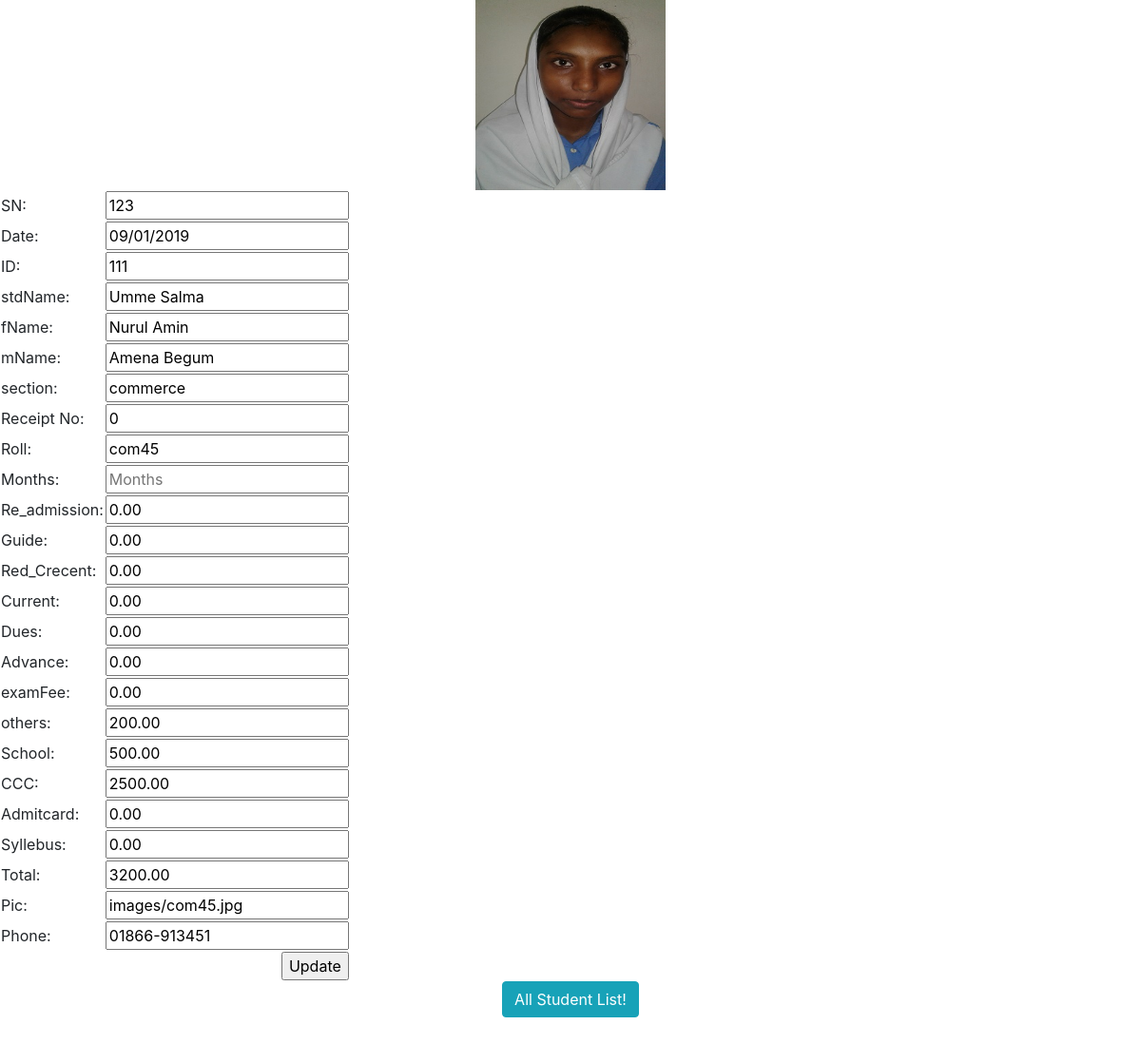
The page /edit.php?SN=123 on the database as committed earlier.
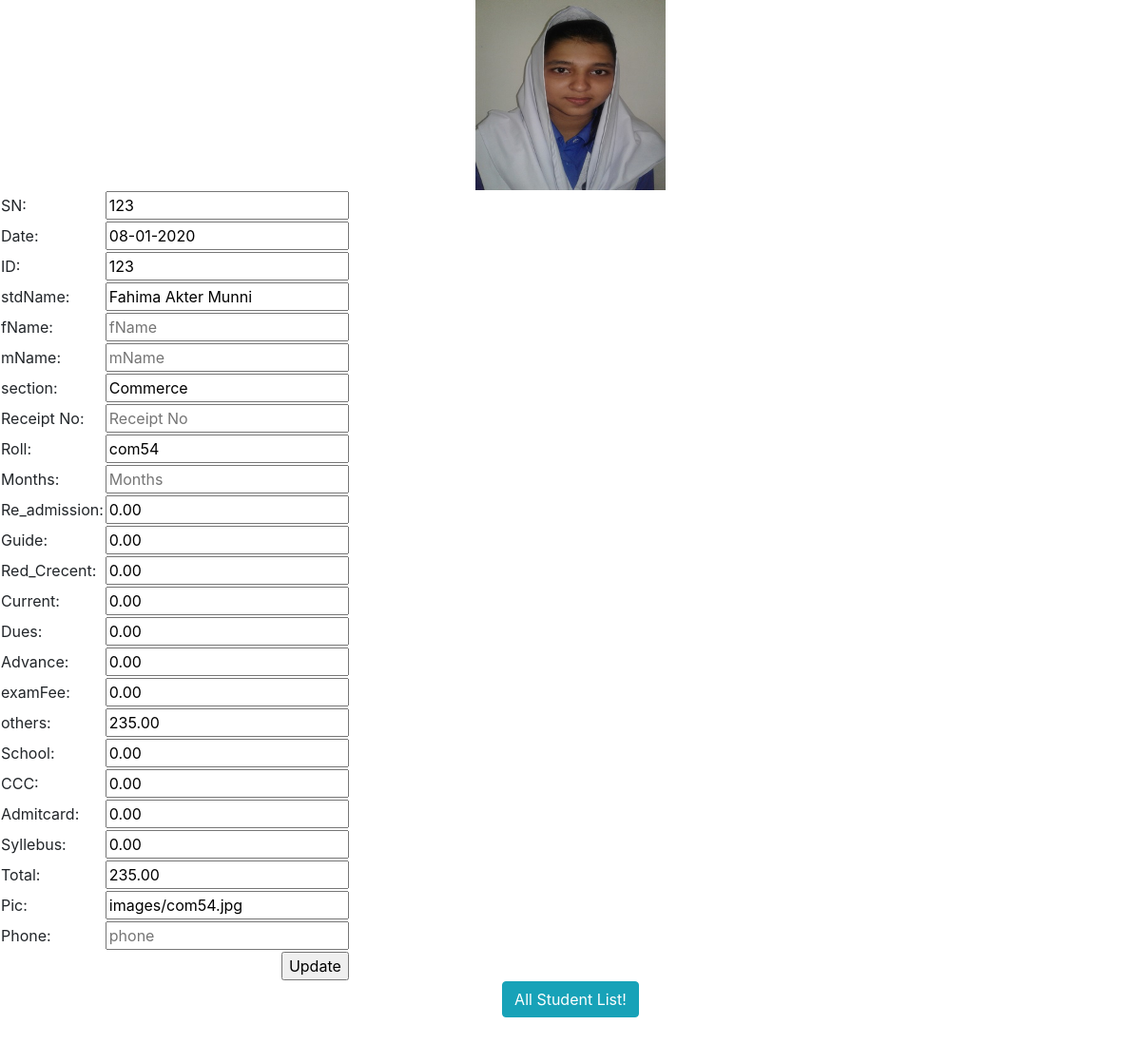
The same page on the database as committed later.
### tables this page shows
CREATE TABLE `stdsalary` (
  `SN` int(11) NOT NULL,
  `date` varchar(15) NOT NULL,
  `id` int(11) DEFAULT NULL,
  `stdName` varchar(30) DEFAULT NULL,
  `fName` varchar(30) NOT NULL,
  `mName` varchar(26) NOT NULL,
  `section` varchar(15) DEFAULT NULL,
  `receiptNo` varchar(11) NOT NULL,
  `roll` varchar(15) NOT NULL,
  `months` varchar(255) NOT NULL,
  `re_admission` double(11,2) NOT NULL,
  `school` double(11,2) DEFAULT NULL,
  `ccc` double(11,2) DEFAULT NULL,
  `guide` double(11,2) DEFAULT NULL,
  `red_crecent` double(11,2) DEFAULT NULL,
  `current` double(11,2) DEFAULT NULL,
  `dues` double(11,2) DEFAULT NULL,
  `advance` double(11,2) DEFAULT NULL,
  `examFee` double(11,2) DEFAULT NULL,
  `others` double(11,2) DEFAULT NULL,
  `admitcard` double(11,2) NOT NULL,
  `syllebus` double(11,2) NOT NULL,
  `total` double(11,2) DEFAULT NULL,
  `pic` varchar(500) NOT NULL,
  `phone` varchar(25) NOT NULL
);

### edit.php (the view, shortened to what this page needs)
		<?php
		$sn=$_GET['SN'];
		$conn=mysqli_connect('localhost','root','','firozshah');
		$sql="select * from stdsalary where SN=$sn;";
		$result=mysqli_query($conn,$sql);
		$std=mysqli_fetch_assoc($result);
		?>
		<!doctype html>
<html lang="en">
  <head>
    <link rel="stylesheet" href="https://stackpath.bootstrapcdn.com/bootstrap/4.3.1/css/bootstrap.min.css">
  </head>
  <body>
  <div align="center"><img src="<?php echo $std["pic"];?>" height="200" width="200" /></div>
	<form method='POST' action='update.php?SN=<?php echo $std['SN']?>' >
	<table>
		<tr>
		<td>SN:</td>
		<td><input type='text' name='SN'placeholder="SN" value="<?php echo $std['SN'] ?>"></td>
		</tr>
		<tr>
		<td>Date:</td>
		<td><input type='text' name='date'placeholder="date" value="<?php echo $std['date'] ?>"></td>
		</tr>
		<tr>
		<td>ID:</td>
		<td><input type='text' name='id'placeholder="id" value="<?php echo $std['id'] ?>"></td>
		</tr>
		<tr>
		<td>stdName:</td>
		<td><input type='text' name='stdName'placeholder="stdName" value="<?php echo $std['stdName'] ?>"></td>
		</tr>
		<tr>
		<td>fName:</td>
		<td><input type='text' name='fName'placeholder="fName" value="<?php echo $std['fName'] ?>"></td>
		</tr>
		<tr>
		<td>mName:</td>
		<td><input type='text' name='mName'placeholder="mName" value="<?php echo $std['mName'] ?>"></td>
		</tr>
		<tr>
		<td>section:</td>
		<td><input type='text' name='section'placeholder="section" value="<?php echo $std['section'] ?>"></td>
		</tr>
		<tr>
		<td>Receipt No:</td>
		<td><input type='text' name='receiptNo'placeholder="Receipt No" value="<?php echo $std['receiptNo'] ?>"></td>
		</tr>
		<tr>
		<td>Roll:</td>
		<td><input type='text' name='roll'placeholder="Roll" value="<?php echo $std['roll'] ?>"></td>
		</tr>
		<tr>
		<td>Months:</td>
		<td><input type='text' name='months'placeholder="Months" value="<?php echo $std['months'] ?>"></td>
		</tr>
		<tr>
		<td>Re_admission:</td>
		<td><input type='text' name='re_admission'placeholder="Re-Admission" value="<?php echo $std['re_admission'] ?>"></td>
		</tr>
		<tr>
		<td>Guide:</td>
		<td><input type='text' name='guide'placeholder="Guide Fee" value="<?php echo $std['guide'] ?>"></td>
		</tr>
		<tr>
		<td>Red_Crecent:</td>
		<td><input type='text' name='red_crecent'placeholder="Red Crecent" value="<?php echo $std['red_crecent'] ?>"></td>
		</tr>
		<tr>
		<td>Current:</td>
		<td><input type='text' name='current'placeholder="Current" value="<?php echo $std['current'] ?>"></td>
		</tr>
		<tr>
		<td>Dues:</td>
		<td><input type='text' name='dues'placeholder="Dues" value="<?php echo $std['dues'] ?>"></td>
		</tr>
		<tr>
		<td>Advance:</td>
		<td><input type='text' name='advance'placeholder="Advance" value="<?php echo $std['advance'] ?>"></td>
		</tr>
		<tr>
		<td>examFee:</td>
		<td><input type='text' name='examFee'placeholder="ExamFee" value="<?php echo $std['examFee'] ?>"></td>
		</tr>
		<tr>
		<td>others:</td>
		<td><input type='text' name='others'placeholder="others" value="<?php echo $std['others'] ?>"></td>
		</tr>
		<tr>
		<td>School:</td>
		<td><input type='text' name='school'placeholder="school" value="<?php echo $std['school'] ?>"></td>
		</tr>
		<tr>
		<td>CCC:</td>
		<td><input type='text' name='ccc'placeholder="ccc" value="<?php echo $std['ccc'] ?>"></td>
		</tr>
		<tr>
		<td>Admitcard:</td>
		<td><input type='text' name='admitcard' placeholder="admitcard" value="<?php echo $std['admitcard'] ?>"></td>
		</tr>
			<tr>
		<td>Syllebus:</td>
		<td><input type='text' name='syllebus'placeholder="Total" value="<?php echo $std['syllebus'] ?>"></td>
		</tr>
		<tr>
		<tr>
		<td>Total:</td>
		<td><input type='text' name='total'placeholder="Total" value="<?php echo $std['total'] ?>"></td>
		</tr>
		<tr>
		<td>Pic:</td>
		<td><input type='text' name='pic'placeholder="pic" value="<?php echo $std['pic'] ?>"></td>
		</tr>
		<tr>
		<td>Phone:</td>
		<td><input type='text' name='phone'placeholder="phone" value="<?php echo $std['phone'] ?>"></td>
		</tr>
			<tr>
			<td></td>
			<td align='right'><input type='submit' name='update' value='Update'></td>
			</tr>
		</table
	</form>
	<div align="center"><a class="btn btn-info" href="stdsalary.php">All Student List!</a><br /></div><br /><br />
  </body>
</html>

Rows that differ between the two databases and show on the page:
changed stdsalary id 123: pic: a different picture; date "09/01/2019" → "08-01-2020"; id "111" → "123"; stdName "Umme Salma" → "Fahima Akter Munni"; section "commerce" → "Commerce"; roll "com45" → "com54"; others "200.00" → "235.00"; school "500.00" → "0.00"; ccc "2500.00" → "0.00"; total "3200.00" → "235.00"; pic "images/com45.jpg" → "images/com54.jpg"; fName "Nurul Amin" → (not shown); mName "Amena Begum" → (not shown); receiptNo "0" → (not shown); phone "01866-913451" → (not shown)
